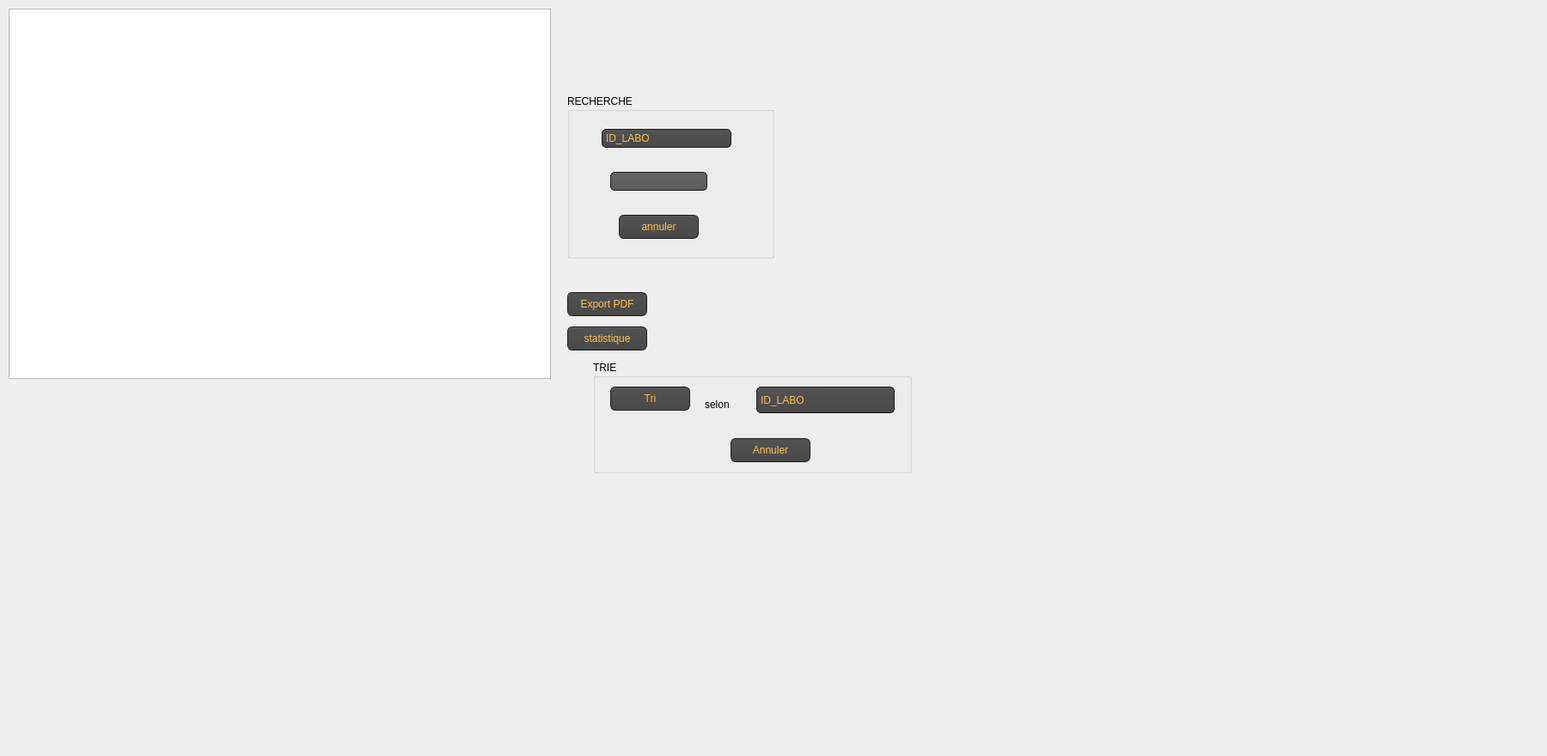
   <widget class="QWidget" name="tab_3">
    <attribute name="title">
     <string>Afficher</string>
    </attribute>
    <widget class="QTableView" name="tableView">
     <property name="geometry">
      <rect>
       <x>10</x>
       <y>10</y>
       <width>631</width>
       <height>431</height>
      </rect>
     </property>
     <property name="styleSheet">
      <string notr="true">font: 87 italic 9pt &quot;Neue Haas Grotesk Text Pro Blac&quot;;
border-color: rgb(0, 170, 0);

selection-background-color: rgb(34, 159, 20);</string>
     </property>
    </widget>
    <widget class="QPushButton" name="pushButton_3">
     <property name="geometry">
      <rect>
       <x>710</x>
       <y>450</y>
       <width>93</width>
       <height>28</height>
      </rect>
     </property>
     <property name="styleSheet">
      <string notr="true">QPushButton
{
    color: #ffc34a;
    background-color: QLinearGradient( x1: 0, y1: 0, x2: 0, y2: 1, stop: 0 #565656, stop: 0.1 #525252, stop: 0.5 #4e4e4e, stop: 0.9 #4a4a4a, stop: 1 #464646);
    border-width: 1px;
    border-color: #1e1e1e;
    border-style: solid;
    border-radius: 6;
    padding: 3px;
    font-size: 12px;
    padding-left: 5px;
    padding-right: 5px;
}

QPushButton:pressed
{
    background-color: QLinearGradient( x1: 0, y1: 0, x2: 0, y2: 1, stop: 0 #2d2d2d, stop: 0.1 #2b2b2b, stop: 0.5 #292929, stop: 0.9 #282828, stop: 1 #252525);
}</string>
     </property>
     <property name="text">
      <string>Tri</string>
     </property>
    </widget>
    <widget class="QComboBox" name="comboBox_tri">
     <property name="geometry">
      <rect>
       <x>880</x>
       <y>450</y>
       <width>161</width>
       <height>31</height>
      </rect>
     </property>
     <property name="styleSheet">
      <string notr="true">QComboBox
{
 color: #ffc34a;
    selection-background-color: #ffaa00;
    background-color: QLinearGradient( x1: 0, y1: 0, x2: 0, y2: 1, stop: 0 #565656, stop: 0.1 #525252, stop: 0.5 #4e4e4e, stop: 0.9 #4a4a4a, stop: 1 #464646);
    border-style: solid;
    border: 1px solid #1e1e1e;
    border-radius: 5;
}

QComboBox:hover,QPushButton:hover
{
    border: 2px solid QLinearGradient( x1: 0, y1: 0, x2: 0, y2: 1, stop: 0 #ffa02f, stop: 1 #d7801a);
}


QComboBox:on
{
    padding-top: 3px;
    padding-left: 4px;
    background-color: QLinearGradient( x1: 0, y1: 0, x2: 0, y2: 1, stop: 0 #2d2d2d, stop: 0.1 #2b2b2b, stop: 0.5 #292929, stop: 0.9 #282828, stop: 1 #252525);
    selection-background-color: #ffaa00;
}

QComboBox QAbstractItemView
{
    border: 2px solid darkgray;
    selection-background-color: QLinearGradient( x1: 0, y1: 0, x2: 0, y2: 1, stop: 0 #ffa02f, stop: 1 #d7801a);
}

QComboBox::drop-down
{
     subcontrol-origin: padding;
     subcontrol-position: top right;
     width: 15px;

     border-left-width: 0px;
     border-left-color: darkgray;
     border-left-style: solid; /* just a single line */
     border-top-right-radius: 3px; /* same radius as the QComboBox */
     border-bottom-right-radius: 3px;
 }
</string>
     </property>
     <item>
      <property name="text">
       <string>ID_LABO</string>
      </property>
     </item>
     <item>
      <property name="text">
       <string>NOM_LABO</string>
      </property>
     </item>
     <item>
      <property name="text">
       <string>NTEL_LABO</string>
      </property>
     </item>
     <item>
      <property name="text">
       <string>SPECIALITE </string>
      </property>
     </item>
     <item>
      <property name="text">
       <string>ADRESSE </string>
      </property>
     </item>
    </widget>
    <widget class="QPushButton" name="pushButton_4">
     <property name="geometry">
      <rect>
       <x>850</x>
       <y>510</y>
       <width>93</width>
       <height>28</height>
      </rect>
     </property>
     <property name="styleSheet">
      <string notr="true">QPushButton
{
    color: #ffc34a;
    background-color: QLinearGradient( x1: 0, y1: 0, x2: 0, y2: 1, stop: 0 #565656, stop: 0.1 #525252, stop: 0.5 #4e4e4e, stop: 0.9 #4a4a4a, stop: 1 #464646);
    border-width: 1px;
    border-color: #1e1e1e;
    border-style: solid;
    border-radius: 6;
    padding: 3px;
    font-size: 12px;
    padding-left: 5px;
    padding-right: 5px;
}

QPushButton:pressed
{
    background-color: QLinearGradient( x1: 0, y1: 0, x2: 0, y2: 1, stop: 0 #2d2d2d, stop: 0.1 #2b2b2b, stop: 0.5 #292929, stop: 0.9 #282828, stop: 1 #252525);
}</string>
     </property>
     <property name="text">
      <string>Annuler</string>
     </property>
    </widget>
    <widget class="QLabel" name="label_7">
     <property name="geometry">
      <rect>
       <x>820</x>
       <y>460</y>
       <width>51</width>
       <height>21</height>
      </rect>
     </property>
     <property name="styleSheet">
      <string notr="true">font: 75 10pt &quot;MS Shell Dlg 2&quot;;</string>
     </property>
     <property name="text">
      <string>selon</string>
     </property>
    </widget>
    <widget class="QComboBox" name="comboBox_chercher">
     <property name="geometry">
      <rect>
       <x>700</x>
       <y>150</y>
       <width>151</width>
       <height>22</height>
      </rect>
     </property>
     <property name="styleSheet">
      <string notr="true">QComboBox
{
 color: #ffc34a;
    selection-background-color: #ffaa00;
    background-color: QLinearGradient( x1: 0, y1: 0, x2: 0, y2: 1, stop: 0 #565656, stop: 0.1 #525252, stop: 0.5 #4e4e4e, stop: 0.9 #4a4a4a, stop: 1 #464646);
    border-style: solid;
    border: 1px solid #1e1e1e;
    border-radius: 5;
}

QComboBox:hover,QPushButton:hover
{
    border: 2px solid QLinearGradient( x1: 0, y1: 0, x2: 0, y2: 1, stop: 0 #ffa02f, stop: 1 #d7801a);
}


QComboBox:on
{
    padding-top: 3px;
    padding-left: 4px;
    background-color: QLinearGradient( x1: 0, y1: 0, x2: 0, y2: 1, stop: 0 #2d2d2d, stop: 0.1 #2b2b2b, stop: 0.5 #292929, stop: 0.9 #282828, stop: 1 #252525);
    selection-background-color: #ffaa00;
}

QComboBox QAbstractItemView
{
    border: 2px solid darkgray;
    selection-background-color: QLinearGradient( x1: 0, y1: 0, x2: 0, y2: 1, stop: 0 #ffa02f, stop: 1 #d7801a);
}

QComboBox::drop-down
{
     subcontrol-origin: padding;
     subcontrol-position: top right;
     width: 15px;

     border-left-width: 0px;
     border-left-color: darkgray;
     border-left-style: solid; /* just a single line */
     border-top-right-radius: 3px; /* same radius as the QComboBox */
     border-bottom-right-radius: 3px;
 }</string>
     </property>
     <item>
      <property name="text">
       <string>ID_LABO</string>
      </property>
     </item>
     <item>
      <property name="text">
       <string>NOM_LABO</string>
      </property>
     </item>
     <item>
      <property name="text">
       <string>NTEL_LABO</string>
      </property>
     </item>
     <item>
      <property name="text">
       <string>SPECIALITE</string>
      </property>
     </item>
     <item>
      <property name="text">
       <string>ADRESSE </string>
      </property>
     </item>
    </widget>
    <widget class="QLineEdit" name="lineEdit_chercher">
     <property name="geometry">
      <rect>
       <x>710</x>
       <y>200</y>
       <width>113</width>
       <height>22</height>
      </rect>
     </property>
     <property name="styleSheet">
      <string notr="true">QLineEdit
{
color: #ffc34a;
    background-color: QLinearGradient( x1: 0, y1: 0, x2: 0, y2: 1, stop: 0 #ffc34a, stop: 0 #646464, stop: 1 #5d5d5d);
    padding: 1px;
    border-style: solid;
    border: 1px solid #1e1e1e;
    border-radius: 5;
}</string>
     </property>
    </widget>
    <widget class="QPushButton" name="pushButton_5">
     <property name="geometry">
      <rect>
       <x>660</x>
       <y>340</y>
       <width>93</width>
       <height>28</height>
      </rect>
     </property>
     <property name="styleSheet">
      <string notr="true">QPushButton
{
    color: #ffc34a;
    background-color: QLinearGradient( x1: 0, y1: 0, x2: 0, y2: 1, stop: 0 #565656, stop: 0.1 #525252, stop: 0.5 #4e4e4e, stop: 0.9 #4a4a4a, stop: 1 #464646);
    border-width: 1px;
    border-color: #1e1e1e;
    border-style: solid;
    border-radius: 6;
    padding: 3px;
    font-size: 12px;
    padding-left: 5px;
    padding-right: 5px;
}

QPushButton:pressed
{
    background-color: QLinearGradient( x1: 0, y1: 0, x2: 0, y2: 1, stop: 0 #2d2d2d, stop: 0.1 #2b2b2b, stop: 0.5 #292929, stop: 0.9 #282828, stop: 1 #252525);
}</string>
     </property>
     <property name="text">
      <string>Export PDF</string>
     </property>
    </widget>
    <widget class="QPushButton" name="pushButton_7">
     <property name="geometry">
      <rect>
       <x>660</x>
       <y>380</y>
       <width>93</width>
       <height>28</height>
      </rect>
     </property>
     <property name="styleSheet">
      <string notr="true">QPushButton
{
    color: #ffc34a;
    background-color: QLinearGradient( x1: 0, y1: 0, x2: 0, y2: 1, stop: 0 #565656, stop: 0.1 #525252, stop: 0.5 #4e4e4e, stop: 0.9 #4a4a4a, stop: 1 #464646);
    border-width: 1px;
    border-color: #1e1e1e;
    border-style: solid;
    border-radius: 6;
    padding: 3px;
    font-size: 12px;
    padding-left: 5px;
    padding-right: 5px;
}

QPushButton:pressed
{
    background-color: QLinearGradient( x1: 0, y1: 0, x2: 0, y2: 1, stop: 0 #2d2d2d, stop: 0.1 #2b2b2b, stop: 0.5 #292929, stop: 0.9 #282828, stop: 1 #252525);
}</string>
     </property>
     <property name="text">
      <string>statistique</string>
     </property>
    </widget>
    <widget class="QPushButton" name="pushButton_6">
     <property name="geometry">
      <rect>
       <x>720</x>
       <y>250</y>
       <width>93</width>
       <height>28</height>
      </rect>
     </property>
     <property name="styleSheet">
      <string notr="true">QPushButton
{
    color: #ffc34a;
    background-color: QLinearGradient( x1: 0, y1: 0, x2: 0, y2: 1, stop: 0 #565656, stop: 0.1 #525252, stop: 0.5 #4e4e4e, stop: 0.9 #4a4a4a, stop: 1 #464646);
    border-width: 1px;
    border-color: #1e1e1e;
    border-style: solid;
    border-radius: 6;
    padding: 3px;
    font-size: 12px;
    padding-left: 5px;
    padding-right: 5px;
}

QPushButton:pressed
{
    background-color: QLinearGradient( x1: 0, y1: 0, x2: 0, y2: 1, stop: 0 #2d2d2d, stop: 0.1 #2b2b2b, stop: 0.5 #292929, stop: 0.9 #282828, stop: 1 #252525);
}</string>
     </property>
     <property name="text">
      <string>annuler</string>
     </property>
    </widget>
    <widget class="QGroupBox" name="groupBox">
     <property name="geometry">
      <rect>
       <x>690</x>
       <y>420</y>
       <width>371</width>
       <height>131</height>
      </rect>
     </property>
     <property name="styleSheet">
      <string notr="true">font: 25 9pt &quot;Adobe Song Std L&quot;;
font: 75 9pt &quot;Adobe Caslon Pro Bold&quot;;</string>
     </property>
     <property name="title">
      <string>TRIE</string>
     </property>
    </widget>
    <widget class="QGroupBox" name="groupBox_2">
     <property name="geometry">
      <rect>
       <x>660</x>
       <y>110</y>
       <width>241</width>
       <height>191</height>
      </rect>
     </property>
     <property name="styleSheet">
      <string notr="true">font: 25 9pt &quot;Adobe Song Std L&quot;;
font: 75 9pt &quot;Adobe Caslon Pro Bold&quot;;</string>
     </property>
     <property name="title">
      <string>RECHERCHE</string>
     </property>
    </widget>
    <widget class="QLabel" name="label_4">
     <property name="geometry">
      <rect>
       <x>0</x>
       <y>-10</y>
       <width>1791</width>
       <height>871</height>
      </rect>
     </property>
     <property name="styleSheet">
      <string notr="true"/>
     </property>
     <property name="text">
      <string/>
     </property>
     <property name="pixmap">
      <pixmap>../labo2/PHOTO.png</pixmap>
     </property>
    </widget>
    <widget class="QLabel" name="label_25">
     <property name="geometry">
      <rect>
       <x>-80</x>
       <y>-40</y>
       <width>1271</width>
       <height>721</height>
      </rect>
     </property>
     <property name="text">
      <string/>
     </property>
     <property name="pixmap">
      <pixmap>../wallpaperflare.com_wallpaper (1) (1).png</pixmap>
     </property>
    </widget>
    <zorder>label_25</zorder>
    <zorder>label_4</zorder>
    <zorder>groupBox_2</zorder>
    <zorder>groupBox</zorder>
    <zorder>tableView</zorder>
    <zorder>pushButton_3</zorder>
    <zorder>comboBox_tri</zorder>
    <zorder>pushButton_4</zorder>
    <zorder>label_7</zorder>
    <zorder>comboBox_chercher</zorder>
    <zorder>lineEdit_chercher</zorder>
    <zorder>pushButton_5</zorder>
    <zorder>pushButton_7</zorder>
    <zorder>pushButton_6</zorder>
   </widget>
